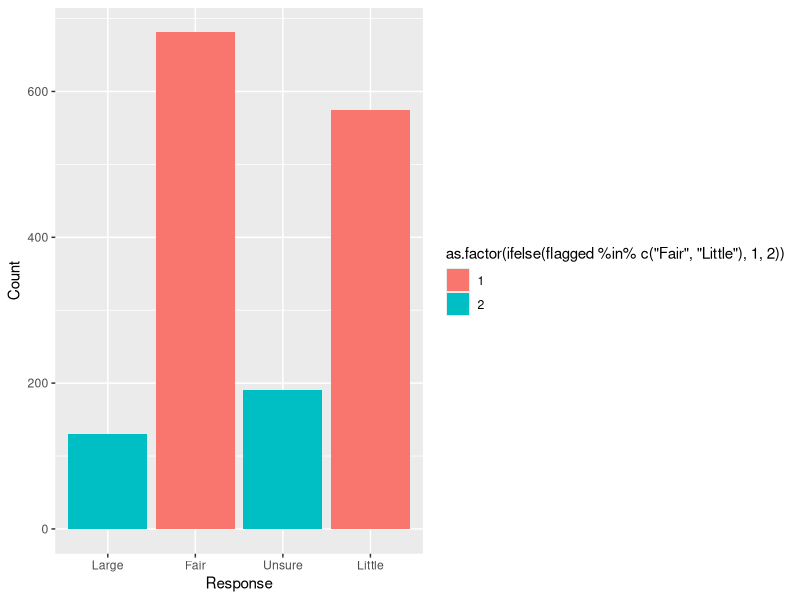
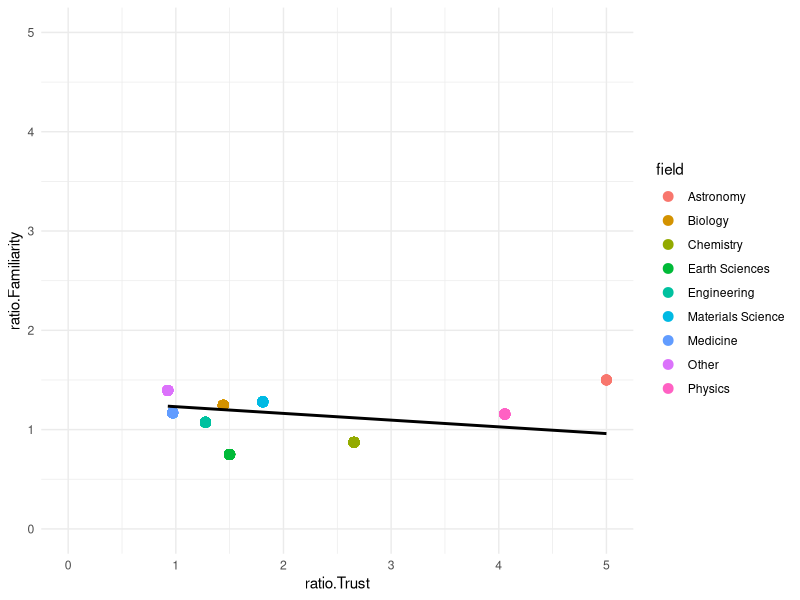
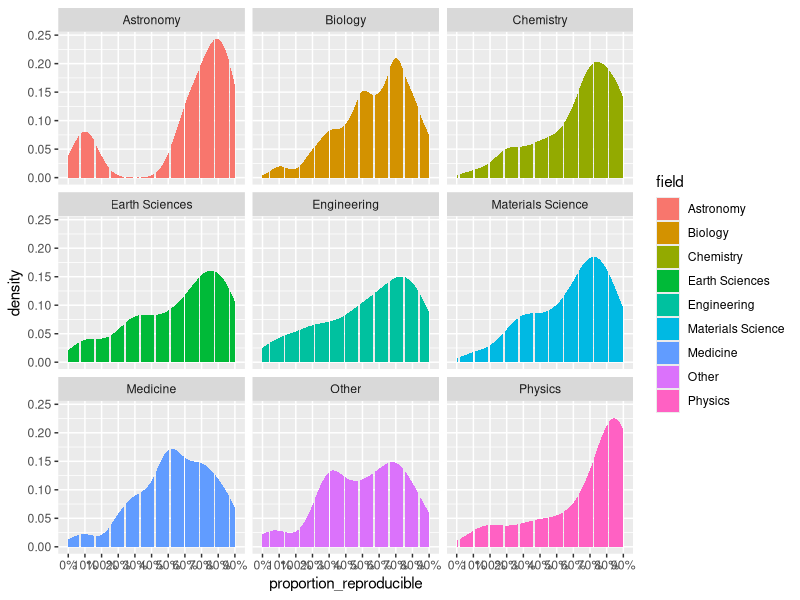
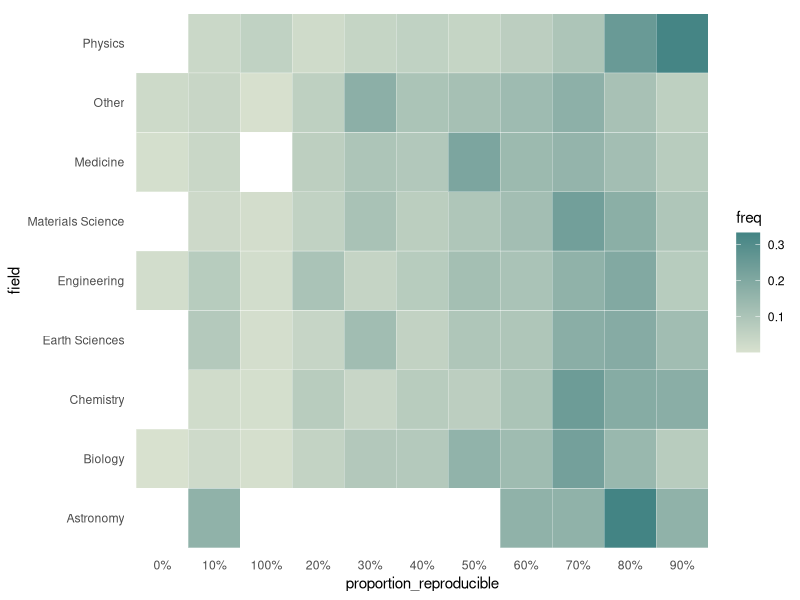
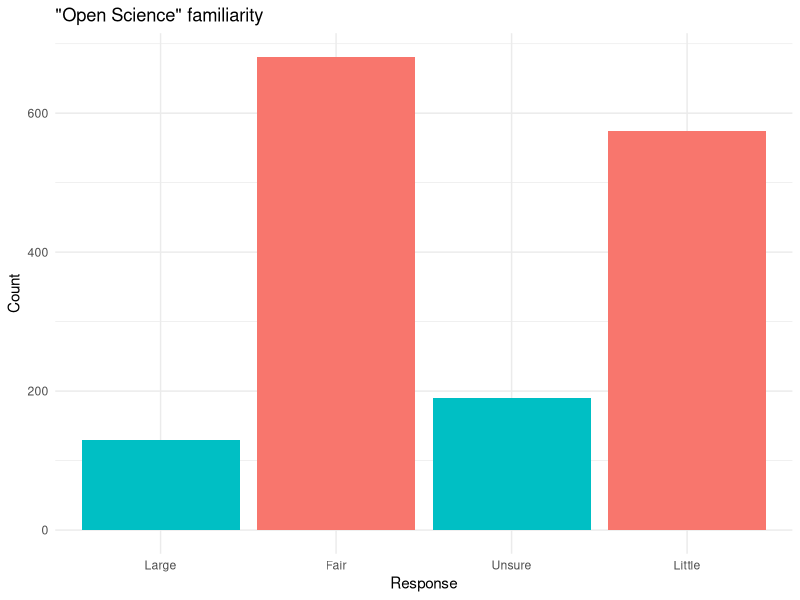
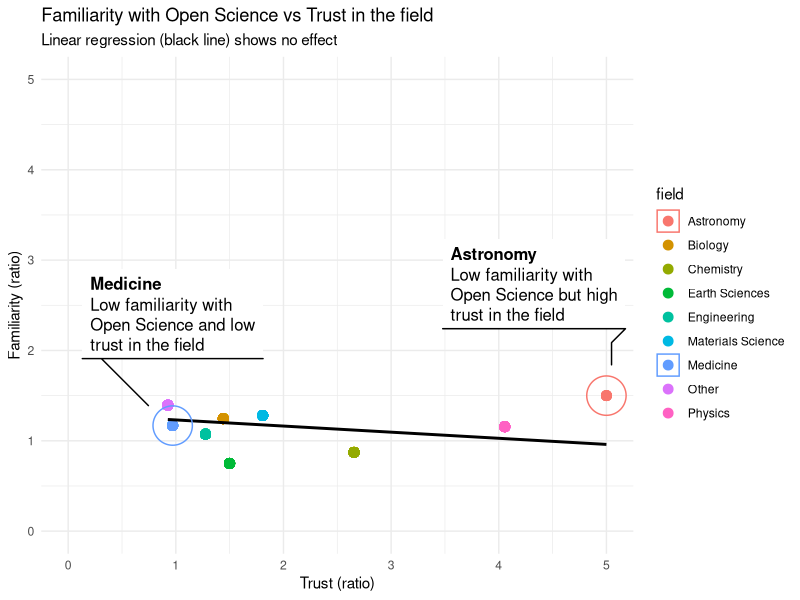
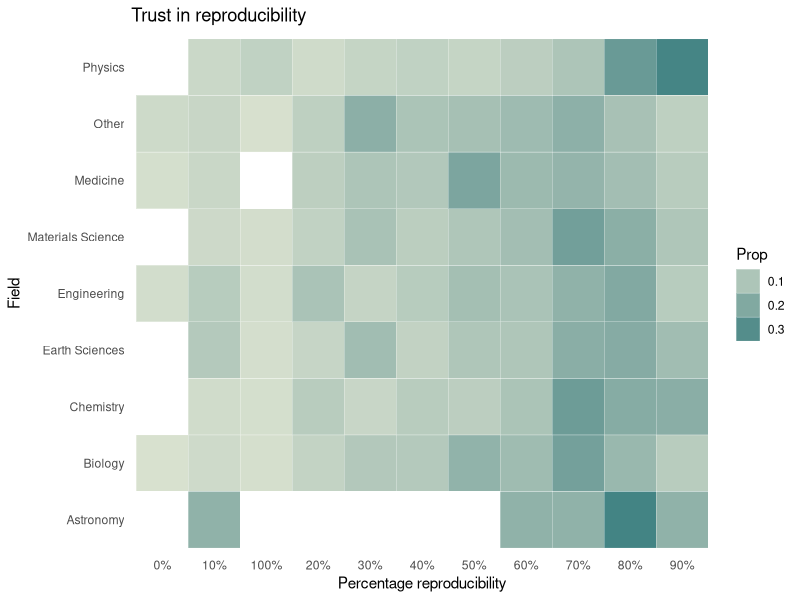
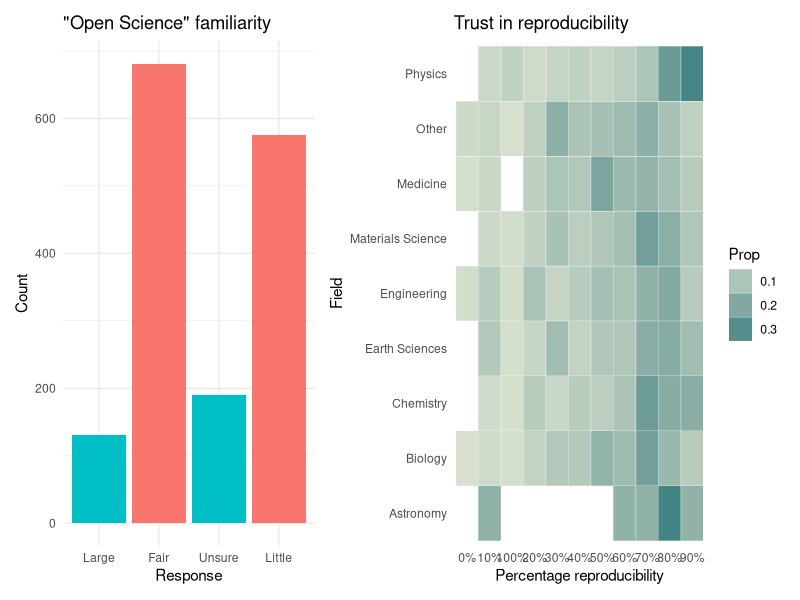

These figures' R source, in order:
## ---- chunk 1
if (!require("ggplot2")) install.packages("ggplot2")
if (!require("tidyverse")) install.packages("tidyverse")
if (!require("patchwork")) install.packages("patchwork")
if (!require("forcats")) install.packages("forcats")
if (!require("ggforce")) install.packages("ggforce")
library(ggplot2)
library(tidyr)
library(forcats)
## ---- chunk 2
# Load in our data:
baker2016 = read.table('baker2016_artificial.txt', header = T)
## ---- chunk 3
knitr::kable(
  head(baker2016[,c(26,9,16,18)]), # This is the table we will plot
  booktabs = TRUE) # We determine the formatting style as 'booktabs'
## ---- chunk 4
#some labels are way too long
baker2016 <- baker2016 %>%
      mutate(field = str_replace(field,"Astronomy and planetary science","Astronomy")) %>%
      mutate(field = str_replace(field,"Earth and Environmental Science","Earth Sciences")) %>%
      mutate(flagged = str_replace(flagged,"A reasonable amount","Fair")) %>%
      mutate(flagged = str_replace(flagged,"I am unsure","Unsure")) %>%
      mutate(flagged = str_replace(flagged,"Not enough","Little")) %>%
      mutate(flagged = str_replace(flagged,"Too much","Large"))
baker2016$flagged <- factor(baker2016$flagged,levels = c('Large','Fair','Unsure', 'Little'), ordered = TRUE)

hist.familiarity <- ggplot(baker2016, aes(x= flagged, fill = as.factor(ifelse(flagged %in% c('Fair','Little'),1,2)))) +
  geom_bar()+
  xlab('Response')+
  ylab('Count')

#plot it
hist.familiarity 
## ---- chunk 5
#calculate ratio between confidence/non confidence on general knowledge of reproducibility 
baker2016 <- baker2016 %>% group_by(field) %>% mutate(ratio.Familiarity = sum(flagged == 'Fair')/sum(flagged == 'Little'))

#calculate ratio between confidence/non confidence on  reproducibility in their own field
baker2016 <- baker2016 %>% group_by(field) %>% mutate(ratio.Trust = sum(as.numeric(sub("%", "",proportion_reproducible)) >50)/sum(as.numeric(sub("%", "",proportion_reproducible)) <51))


#plot
scatterPlot <- ggplot(baker2016,aes(ratio.Trust, ratio.Familiarity, color=field)) + 
  # show data points with size 3
  geom_point(size = 3) + 
  # set x/y axes limits
  xlim(0,5)+ylim(0,5)+
  # we want to see a linear regression (this is for illustrative purposes, analyses should be done aside)
  geom_smooth(method = "lm", se=FALSE, color="black", formula = y ~ x)+
  # use a minimalist theme to remove clutter (e.g. background color, axes)
  theme_minimal()

#plot it
scatterPlot
## ---- chunk 6
ggplot(baker2016, aes(group= field, fill=field, x = proportion_reproducible)) + 
  geom_histogram(stat = 'density') + 
  facet_wrap(~field)
## ---- chunk 7

# create a new dataframe df
df <- baker2016 %>% 
      #select only two columns
      select(c('proportion_reproducible','field')) %>% 
      #perform the analyses on each level of proportion_reproducible by field
      group_by(field,proportion_reproducible) %>%
      #count the items for each level
      summarise(n = n()) %>%
      #calculate proportion for each level
      mutate(freq = n/sum(n)) 
## ---- chunk 8
      

#Assign color variables
col1 = "#d8e1cf" 
col2 = "#438484"


heatmap <- ggplot(df, aes(proportion_reproducible, field)) + 
  #select the plot type and filling, separation lines = white
  geom_tile(aes(fill = freq),colour = "white", na.rm = TRUE) +
  #use the assigned colors above for the filling
  scale_fill_gradient(low = col1, high = col2) +  
  theme_bw() + theme_minimal() + 
  theme(panel.grid.major = element_blank(), panel.grid.minor = element_blank())

heatmap



## ---- chunk 9
library(ggforce)

## ---- chunk 10
hist.familiarity <- hist.familiarity + 
  theme_minimal()+
  #we do not need a legend as colors are to attract the attention
  theme(legend.position = 'none')+
  ggtitle('"Open Science" familiarity')
  
hist.familiarity  
## ---- chunk 11

scatterPlot<- scatterPlot+
  #add  text to make the figure more understandable at first glance
  geom_mark_ellipse(aes(filter = field == 'Astronomy', label = 'Astronomy',
                                  description = 'Low familiarity with Open Science but high trust in the field ')) +
  geom_mark_ellipse(aes(filter = field == 'Medicine', label = 'Medicine',
                                  description = 'Low familiarity with Open Science and low trust in the field ')) +
#Tidy up labels for readability
   xlab('Trust (ratio)') + ylab('Familiarity (ratio)') +
#Add title and subtitle so that readers have immediate understanding of the plot  
  ggtitle("Familiarity with Open Science vs Trust in the field",subtitle = 'Linear regression (black line) shows no effect')

# plot it
scatterPlot
## ---- chunk 12
heatmap<- heatmap+
  #add legend title
  guides(fill=guide_legend(title="Prop"))+
  #add title and xy labels)
  labs(title = "Trust in reproducibility", x = "Percentage reproducibility", y = "Field") 

#plot it
heatmap
## ---- chunk 13
library(patchwork)
## ---- chunk 14
hist.familiarity + heatmap
## ---- chunk 15
hist.familiarity + theme(plot.margin = unit(c(30,30,30,0), "pt"))+heatmap + plot_annotation(tag_levels = 'A') + plot_annotation(title = 'Familiarity with Open Science and Trust in preproducibility',
                                                                                                                               subtitle =  'High discrepancy in familiarity but overall high trust in reproducibility',
                                                                                                                               caption = 'Disclaimer: None of these plots are insightful')
## ---- chunk 16
scatterPlot+plot_layout(guides = 'collect') + plot_annotation(tag_levels = c('A','1'), tag_prefix = 'Fig. ', tag_sep = '.', tag_suffix = ':') & theme(plot.tag=element_text(size = 10)) 
## ---- chunk 17
scatterPlot / (hist.familiarity | heatmap)
